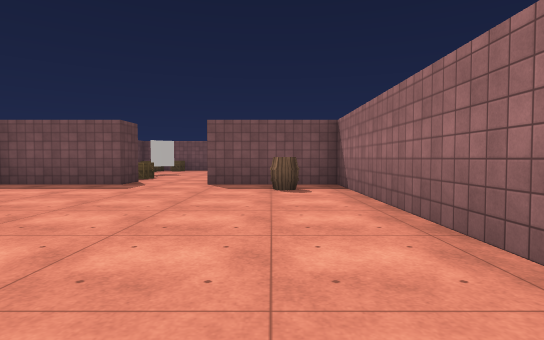
View 1 (above)

22 first-person views from a walk through a scene from a Unity 3-D project. The camera is 1.2 m above the floor, tilts 2° down and sees 80° across. The floor is counted in squares, 2 m on a side. Each view is taken from the middle of a square. On the plan, view 1 faces up. The plan holds only what a view shows up to about 10 squares ahead; the rest is blank. The place goes on beyond the plan. The player character is not drawn. Surface patterns are stand-ins for the level's own textures.

View 2
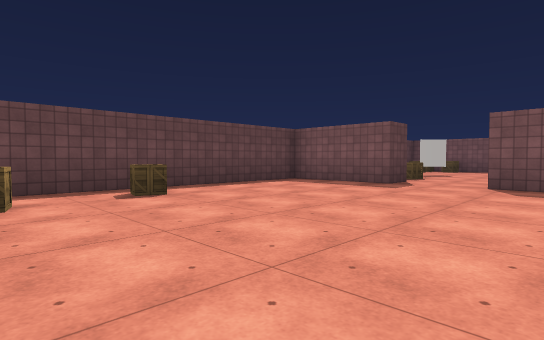

View 3
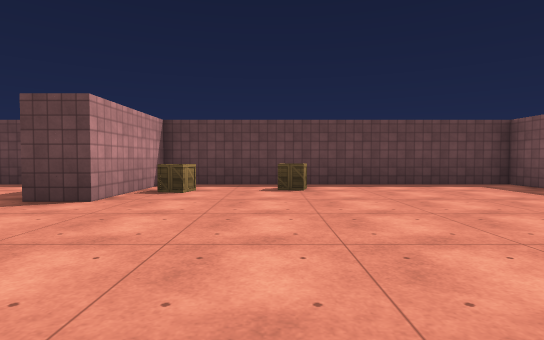

View 4
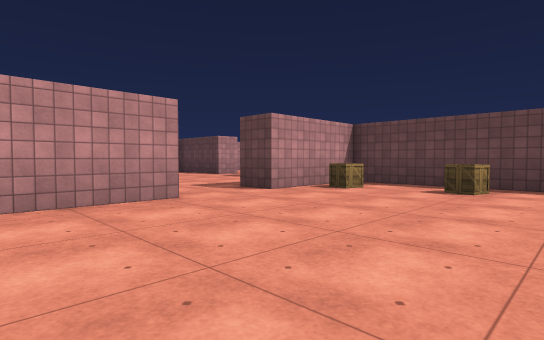

View 5
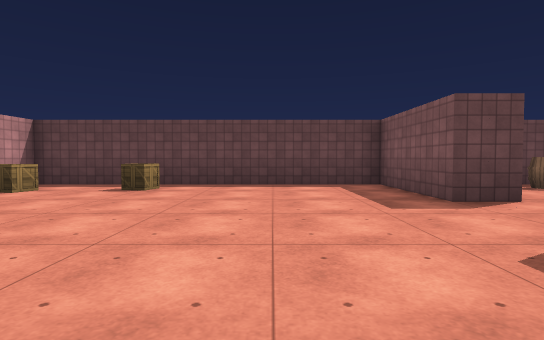

View 6
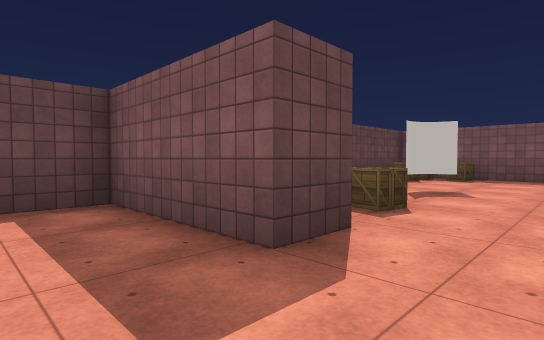

View 7
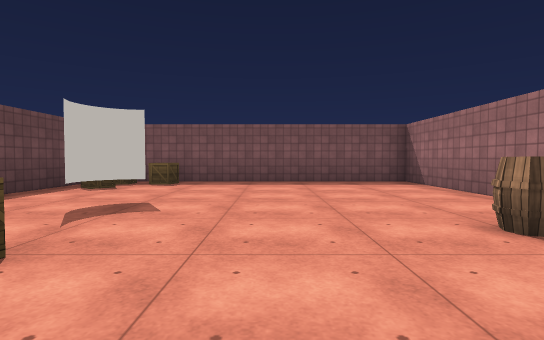

View 8
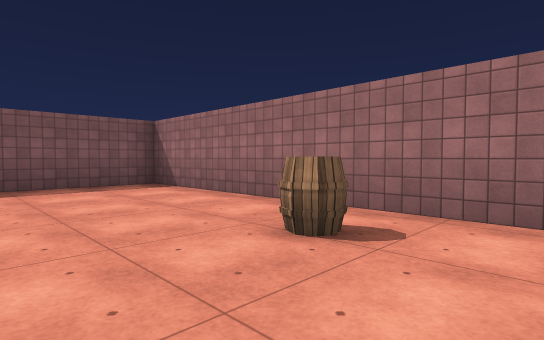

View 9
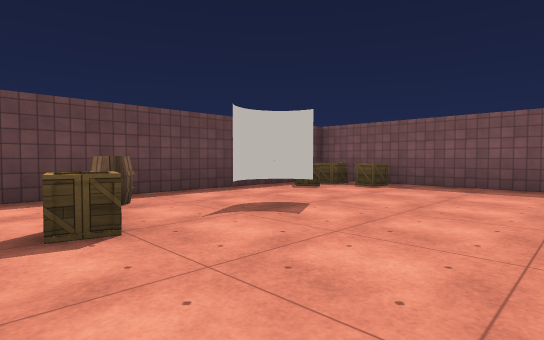

View 10
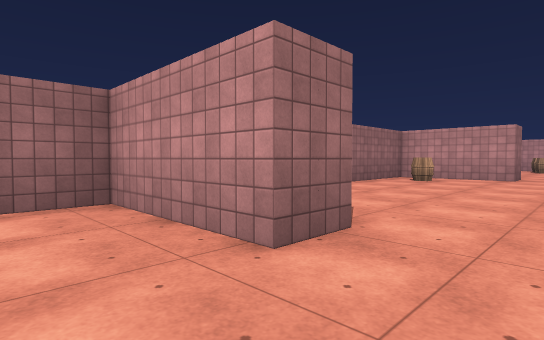

View 11
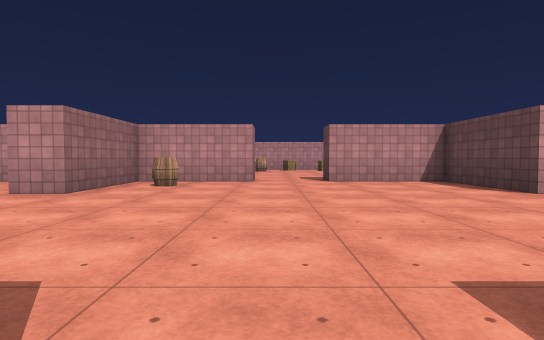

View 12
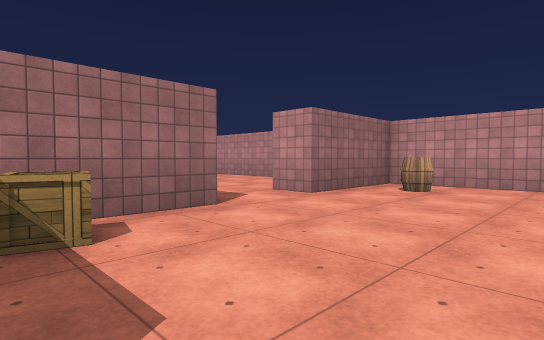

View 13
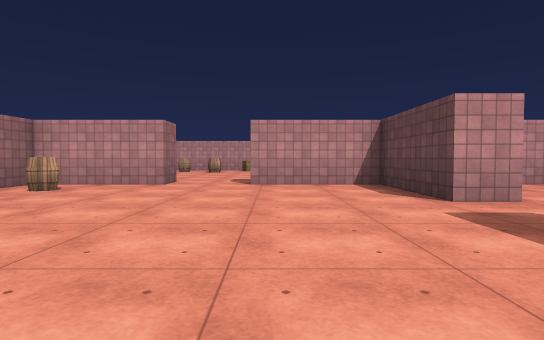

View 14
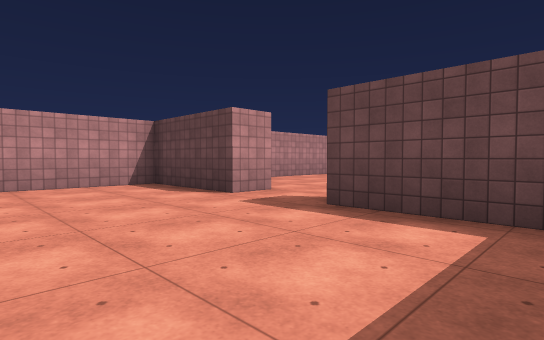

View 15
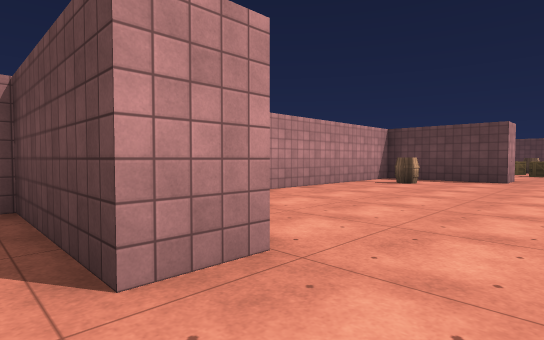

View 16
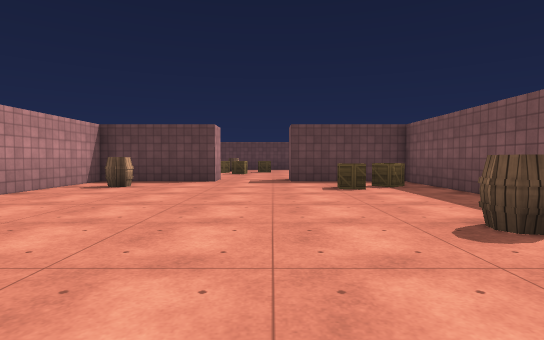

View 17
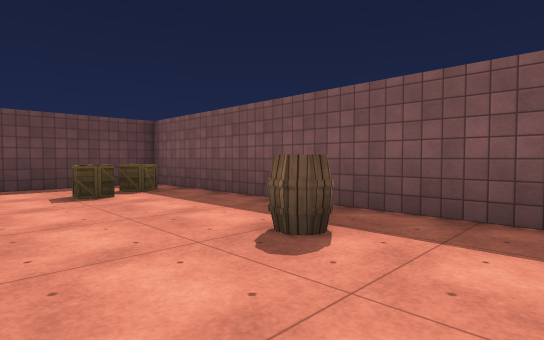

View 18
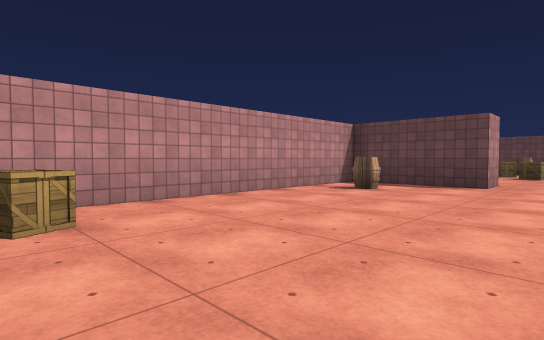

View 19
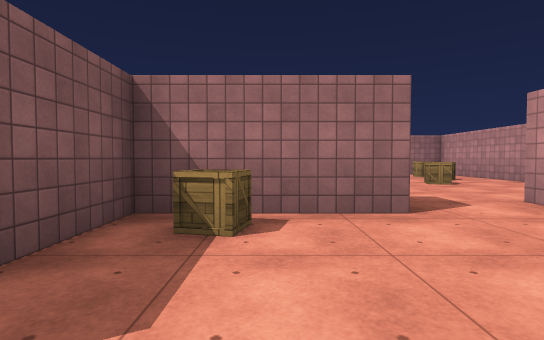

View 20
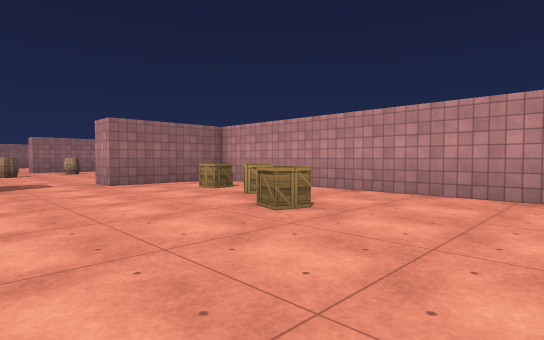

View 21
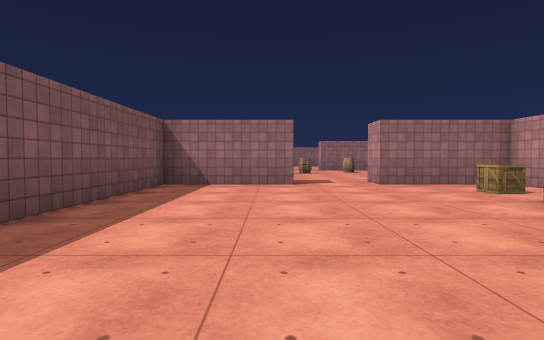

View 22
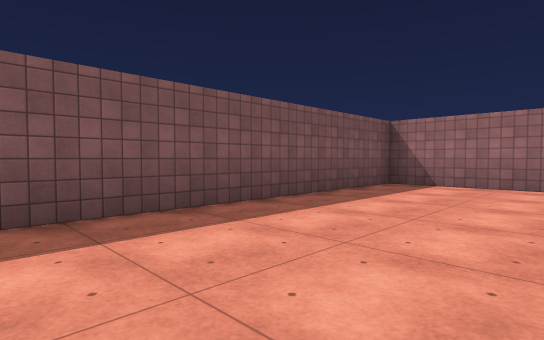

### Floor plan
Ten units are one square. View 1 is at (0, 0); x grows to the right and y downward. Boxes are objects, and circles mark ways between rooms. Rooms are numbered by the first view taken in them; rooms with no view inside come last. Other rooms are left out.
<svg viewBox="-170 -170 285 280">
<path fill="none" stroke="#000" d="M-35 -85 -35 -75 -65 -75 -65 5 -35 5M-15 5 15 5 15 -75 -15 -75M15 -92 15 -165 -65 -165 -65 -94M-15 15 -15 5M-65 22 -65 45M15 46 15 15 -2 15M-35 5 -35 15M-75 65 -65 65 -65 95 -35 95 -35 104M-15 105 -15 95 15 95 15 65M-159 45 -165 45M-165 65 -155 65 -155 95 -84 95M-82 15 -155 15 -155 45M105 45 105 15 33 15M15 65 25 65M34 95 105 95 105 65"/>
<rect x="-55" y="-5" width="10" height="10" fill="#bbb"><title>crate</title></rect>
<rect x="-55" y="-25" width="10" height="10" fill="#bbb"><title>crate</title></rect>
<rect x="-5" y="-65" width="10" height="10" fill="#bbb"><title>barrel</title></rect>
<rect x="-65" y="-115" width="10" height="10" fill="#bbb"><title>barrel</title></rect>
<rect x="-65" y="-155" width="10" height="10" fill="#bbb"><title>crate</title></rect>
<rect x="-65" y="-165" width="10" height="10" fill="#bbb"><title>crate</title></rect>
<rect x="-55" y="-165" width="10" height="10" fill="#bbb"><title>crate</title></rect>
<rect x="-45" y="-105" width="10" height="10" fill="#bbb"><title>crate</title></rect>
<rect x="-45" y="-135" width="10" height="30" fill="#bbb"><title>other object</title></rect>
<rect x="-5" y="-115" width="10" height="10" fill="#bbb"><title>barrel</title></rect>
<rect x="-5" y="75" width="10" height="10" fill="#bbb"><title>barrel</title></rect>
<rect x="5" y="25" width="10" height="10" fill="#bbb"><title>crate</title></rect>
<rect x="-145" y="75" width="10" height="10" fill="#bbb"><title>barrel</title></rect>
<rect x="-145" y="25" width="10" height="10" fill="#bbb"><title>crate</title></rect>
<rect x="-145" y="15" width="10" height="10" fill="#bbb"><title>crate</title></rect>
<rect x="-105" y="25" width="10" height="10" fill="#bbb"><title>barrel</title></rect>
<rect x="-85" y="75" width="10" height="10" fill="#bbb"><title>crate</title></rect>
<rect x="55" y="65" width="10" height="10" fill="#bbb"><title>crate</title></rect>
<rect x="65" y="75" width="10" height="10" fill="#bbb"><title>crate</title></rect>
<rect x="85" y="75" width="10" height="10" fill="#bbb"><title>crate</title></rect>
<circle cx="-25" cy="-80" r="3" fill="#2a7"/>
<circle cx="-25" cy="10" r="3" fill="#2a7"/>
<circle cx="-70" cy="55" r="3" fill="#2a7"/>
<circle cx="20" cy="55" r="3" fill="#2a7"/>
<text x="-30" y="-40">1</text>
<text x="-30" y="-130">2</text>
<text x="-30" y="50">3</text>
<text x="-120" y="50">4</text>
<text x="60" y="50">5</text>
</svg>
Room 1 opens to room 2. Room 1 opens to room 3. Room 3 opens to room 4. Room 3 opens to room 5.

Where each view was taken, in squares from view 1:
view 1: 0 up, 0 right, facing up
view 2: 0 up, 0 right, facing up-left
view 3: 2 up, 1 right, facing left
view 4: 4 up, 1 right, facing down-left
view 5: 5 up, 1 right, facing left
view 6: 6 up, 2 left, facing up-left
view 7: 8 up, 2 left, facing up
view 8: 9 up, 2 left, facing up-right
view 9: 9 up, 1 left, facing up-left
view 10: 1 up, 3 left, facing down-right
view 11: 1 down, 2 left, facing down
view 12: 2 down, 2 left, facing down-right
view 13: 2 down, 4 left, facing down
view 14: 2 down, 3 left, facing down-left
view 15: 5 down, 6 left, facing down-left
view 16: 5 down, 7 left, facing left
view 17: 5 down, 8 left, facing up-left
view 18: 5 down, 8 left, facing down-left
view 19: 3 down, 2 left, facing right
view 20: 4 down, 3 right, facing down-right
view 21: 4 down, 3 right, facing right
view 22: 5 down, 3 right, facing up-right
